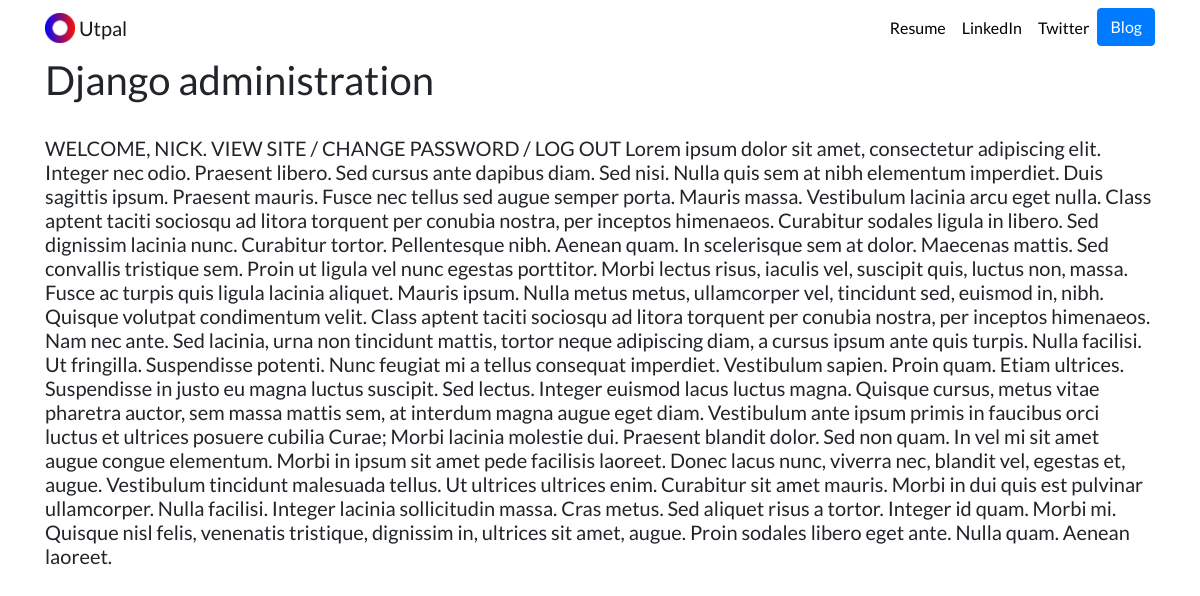
The app's page /blog/2/ with its own data.
### blog/models.py (models this page shows, shortened)
class Blog(models.Model):
    title = models.CharField(max_length=100)
    description = models.TextField()
    date = models.DateTimeField()

### blog/views.py (the view)
# urls.py: path('<int:blog_id>/',views.detail,name='detail')
def detail(request, blog_id):
    blog=get_object_or_404(Blog,pk=blog_id)
    return render(request, 'blog/detail.html', {'blog': blog})

### blog/templates/blog/detail.html
{% extends 'portfolio/base.html' %}
{% block content %}
<h1>{{ blog.title }}</h1>
<br>
<h5>{{ blog.description |safe}}</h5>
{% endblock %}

### portfolio/static/portfolio/custom.css (style rules this page uses)
body { font-family: 'Lato', sans-serif; }

### records on screen
Blog: title "Django administration", description "WELCOME, NICK. VIEW SITE / CHANGE PASSWORD / LOG OUT Lorem ipsum dolor sit amet, consectetur adipiscing elit. Integer nec odio. Praesent libero. Sed cursus ante dapibus diam. Sed nisi. Nulla quis sem at nibh elementum imperdiet. Duis sagittis ipsum. Praesent mauris. Fusce nec tellus sed augue semper porta. Mauris massa. Vestibulum lacinia arcu eget nulla. Class aptent taciti sociosqu ad litora torquent per conubia nostra, per inceptos himenaeos. Curabitur sodales ligula in libero. Sed dignissim lacinia nunc. Curabitur tortor. Pellentesque nibh. Aenean quam. In scelerisque sem at dolor. Maecenas mattis. Sed convallis tristique sem. Proin ut ligula vel nunc egestas porttitor. Morbi lectus…"
